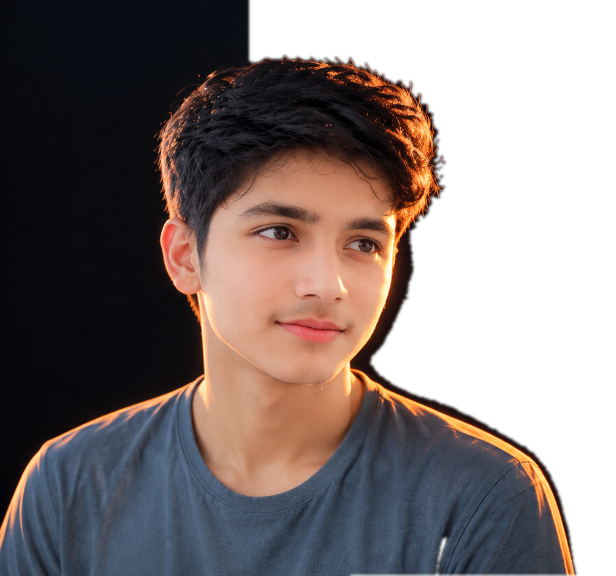
#> input picture assets-src/talent-transparent.png, 616 x 576 px
$ python cutout.py
#> lines starting #> are read from the running program, lines starting #| are printed output that depends on the picture
"""Remove the near-black studio background from the talent portrait.

Strategy
--------
1. The background is a very uniform dark colour (~rgb(8,9,13), stdev < 1),
   the person is much brighter / differently hued.
2. Flood-fill from the image border (plus the already-transparent right half)
   with a tight colour tolerance -> only background *connected* to the edge is
   removed, so dark pixels inside hair / clothing are never punched out.
3. Feather the resulting alpha by ~1px so the cut edge is not jagged.

Run from anywhere:  python3 scripts/cutout.py
Next step:          python3 scripts/fade.py
"""
import os
from collections import deque

from PIL import Image, ImageFilter

ROOT = os.path.dirname(os.path.dirname(os.path.abspath(__file__)))
SRC = os.path.join(ROOT, "assets-src", "talent-transparent.png")
DST = os.path.join(ROOT, "images", "talent-cutout.png")
TOL = 10          # max per-channel distance from the sampled background colour
FEATHER = 0.9     # gaussian radius for the alpha edge

im = Image.open(SRC).convert("RGBA")
#> im is the input picture: PIL image 616x576 RGBA; mean R, G, B, A 59.5, 49.5, 49.2, 179
w, h = im.size
#> w = 616; h = 576
px = im.load()

# --- 1. sample the background colour from the opaque top-left corner ---------
samples = []
for y in range(0, 40, 2):
    for x in range(0, 40, 2):
        r, g, b, a = px[x, y]
        if a > 200:
            samples.append((r, g, b))
#> after the loop, samples = 400 items, first 6: (6, 8, 13), (6, 8, 13), (7, 9, 13), (8, 10, 15), (7, 9, 14), (9, 11, 15)
bg = tuple(sorted(s[i] for s in samples)[len(samples) // 2] for i in range(3))
#> bg = (8, 11, 16)
print("background colour:", bg)
#| background colour: (8, 11, 16)


def bg_like(x, y):
    r, g, b, a = px[x, y]
    return abs(r - bg[0]) <= TOL and abs(g - bg[1]) <= TOL and abs(b - bg[2]) <= TOL


# --- 2. flood fill ----------------------------------------------------------
mask = bytearray(w * h)          # 1 = background
q = deque()

for x in range(w):
    for y in (0, h - 1):
        if px[x, y][3] < 8 or bg_like(x, y):
            i = y * w + x
            if not mask[i]:
                mask[i] = 1
                q.append((x, y))
#> this loop made 616 passes
for y in range(h):
    for x in (0, w - 1):
        if px[x, y][3] < 8 or bg_like(x, y):
            i = y * w + x
            if not mask[i]:
                mask[i] = 1
                q.append((x, y))
#> this loop made 576 passes

while q:
    x, y = q.popleft()
    for nx, ny in ((x - 1, y), (x + 1, y), (x, y - 1), (x, y + 1)):
        if 0 <= nx < w and 0 <= ny < h:
            i = ny * w + nx
            if not mask[i] and bg_like(nx, ny):
                mask[i] = 1
                q.append((nx, ny))

# --- 3. apply to alpha ------------------------------------------------------
removed = kept = 0
for y in range(h):
    base = y * w
    for x in range(w):
        if mask[base + x]:
            r, g, b, a = px[x, y]
            if a:
                px[x, y] = (r, g, b, 0)
                removed += 1
        elif px[x, y][3]:
            kept += 1
print("pixels made transparent:", removed, "| opaque pixels kept:", kept)
#| pixels made transparent: 80297 | opaque pixels kept: 172405

# --- 4. feather -------------------------------------------------------------
alpha = im.getchannel("A").filter(ImageFilter.GaussianBlur(FEATHER))
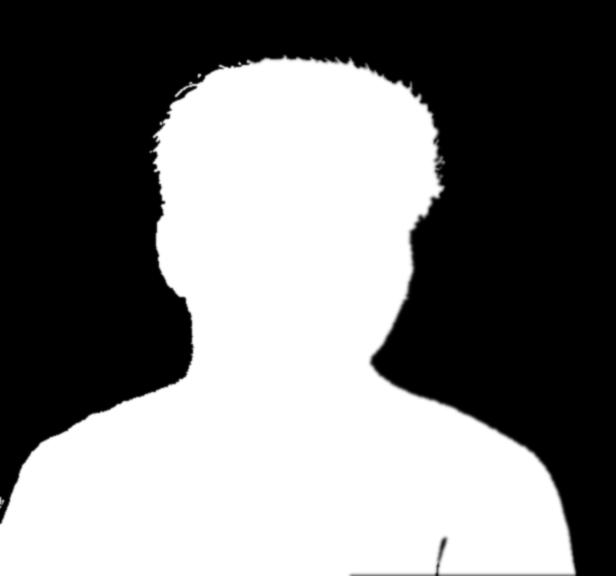
#> alpha: PIL image 616x576 L; min 0, max 255, mean 122.3
im.putalpha(alpha)
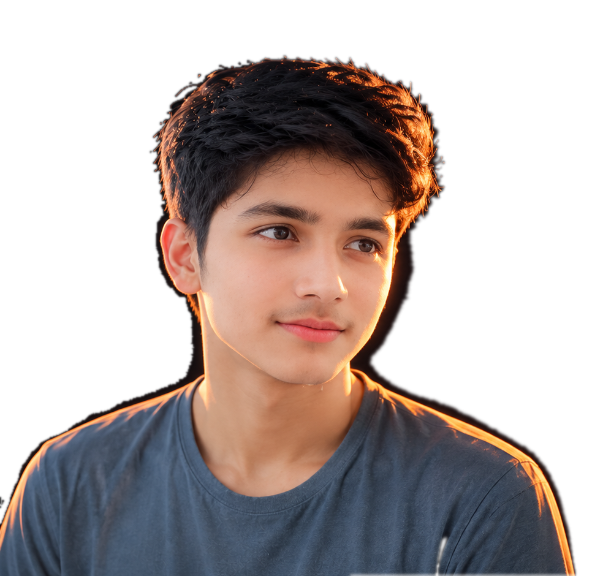
#> im: PIL image 616x576 RGBA; mean R, G, B, A 59.5, 49.5, 49.2, 122.3; transparent parts drawn white

im.save(DST)
print("wrote", DST, im.size)
#| wrote images/talent-cutout.png (616, 576)

# --- 5. report --------------------------------------------------------------
leftover = sum(
    1 for y in range(0, h, 2) for x in range(0, w, 2)
    if px[x, y][3] > 200 and bg_like(x, y)
)
print("opaque bg-coloured pixels left (sampled):", leftover)
#| opaque bg-coloured pixels left (sampled): 1140
